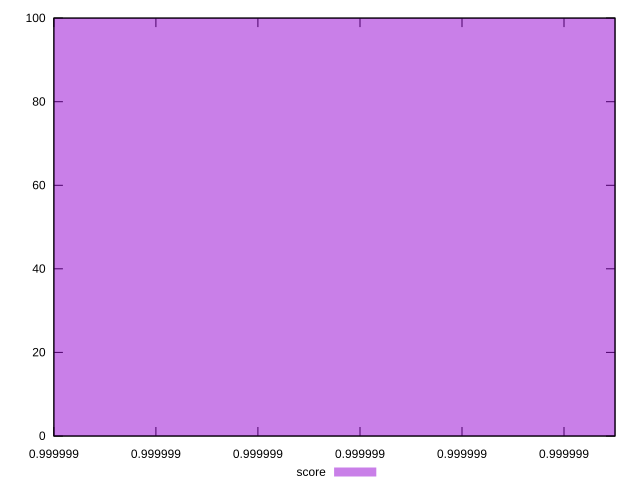

Here is the gnuplot script that generated this plot:
reset

$score <<EOF
0.999999338049 100
EOF

set key outside below
set boxwidth 1e-12
set xrange [0.9899993380488856:1.0099993380488856]
set yrange [0:100]
set style fill transparent solid 0.5 noborder
set terminal svg size 640, 490 enhanced background rgb 'white'
set output "report_00007_2020-12-11T15:55:29.892Z/estimated-input-latency/samples/empty/score/histogram.svg"

plot $score title "score" with boxes

reset
